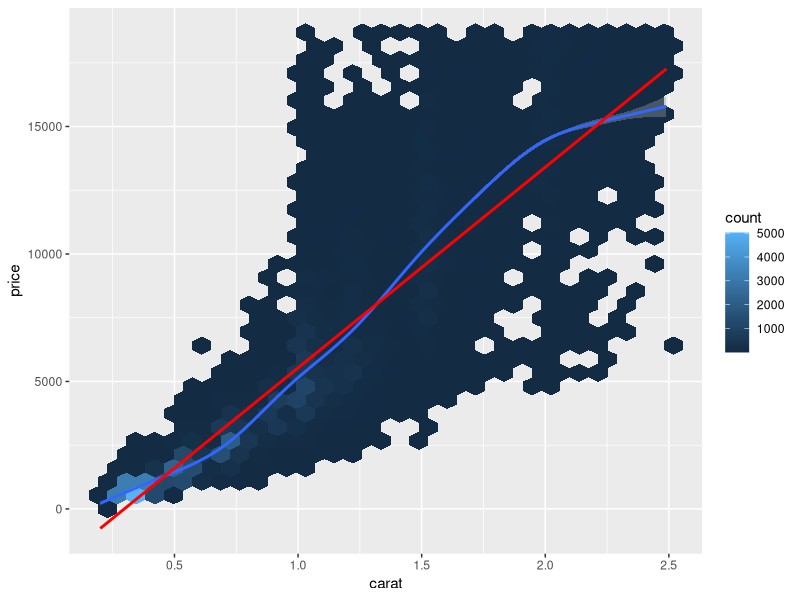
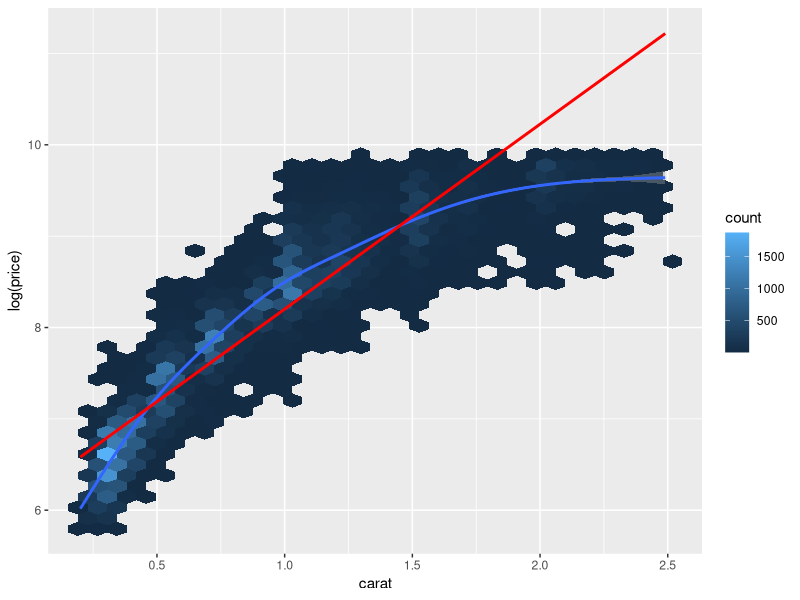
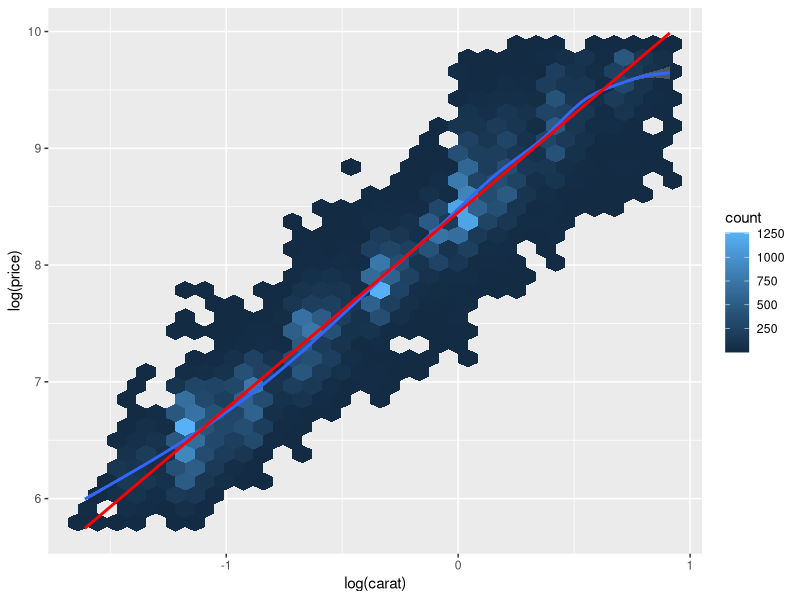
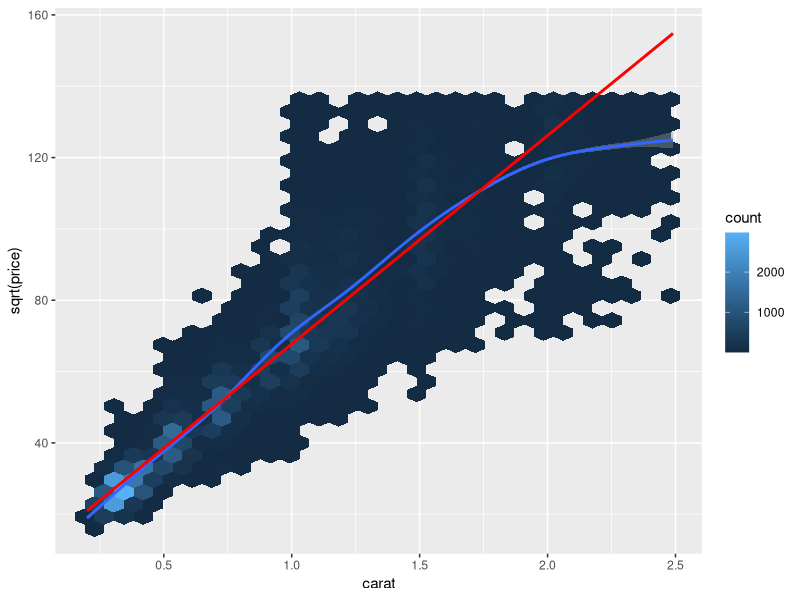
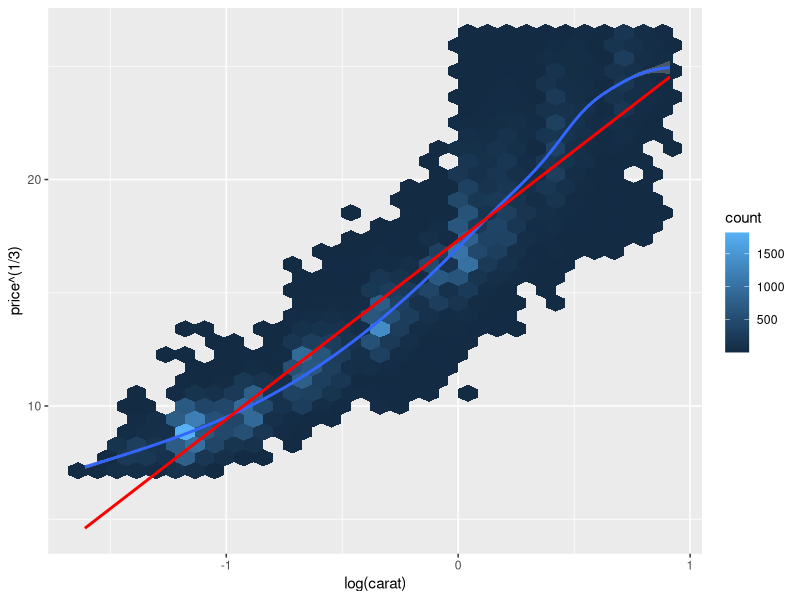
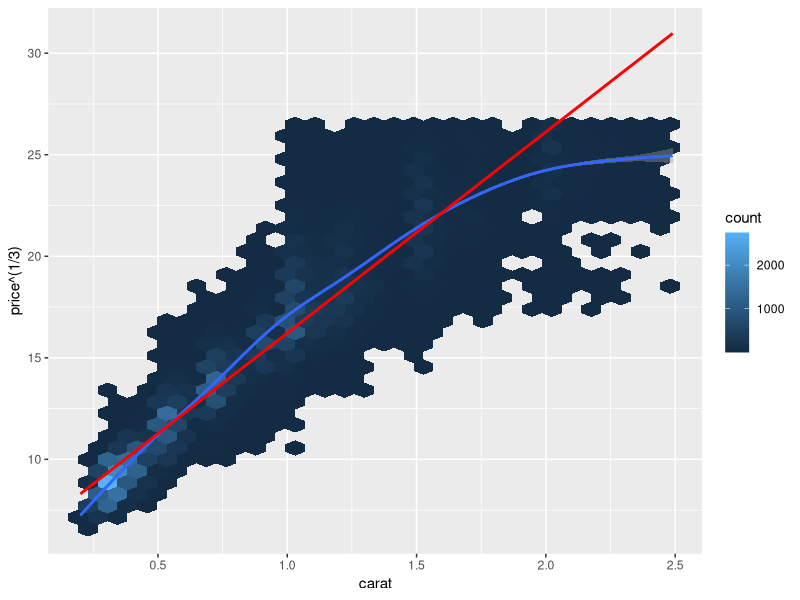
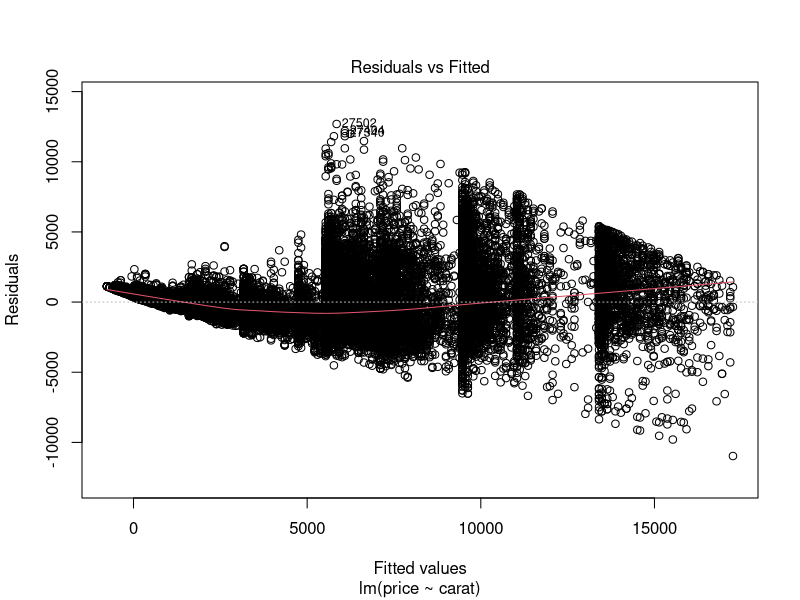
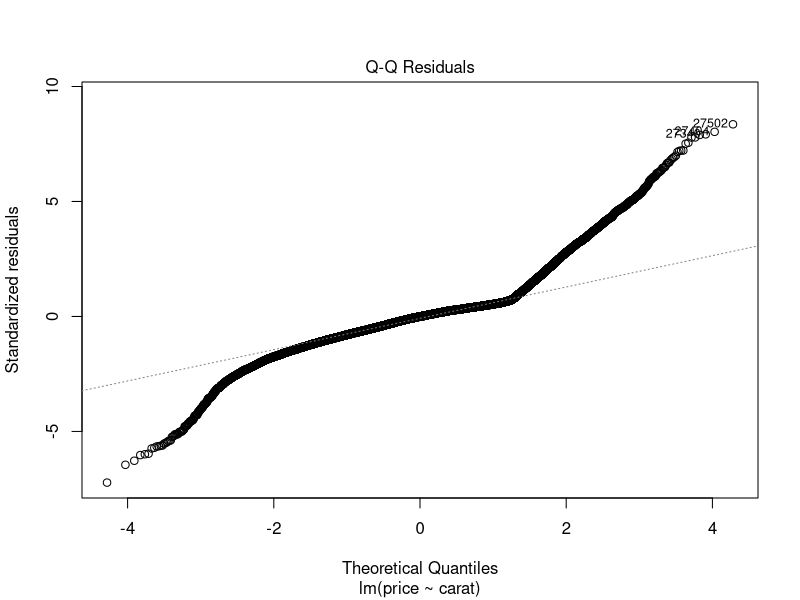

These charts were generated, in order, by the following R code:
## ---- chunk 1
library(tidyverse)
## ---- chunk 2
data("diamonds")
## ---- chunk 3
alter <- 42  # a
name <- "Schorsch"  # b
schorsch <- "42"  # c
## ---- chunk 4
name <- schorsch
## ---- chunk 5
data("diamonds")  # ggplot2, das ist Teil des Tidyverse
## ---- chunk 6
diamonds %>% 
  filter(cut == "Ideal")
## ---- chunk 7
diamonds %>% 
  filter(price >= 1e3 & price <= 1e4)
## ---- chunk 8
diamonds %>% 
  filter(between(price, 1e03, 1e04))
## ---- chunk 9
diamonds %>% 
  filter(cut == "Ideal", color == "D")
## ---- chunk 10
diamonds %>% 
  slice_max(order_by = price, prop = .1)
## ---- chunk 11
d2 <- diamonds %>% 
  mutate(price_percent = percent_rank(price)) %>% 
  filter(price_percent > .9)

d2
## ---- chunk 12
diamonds %>% 
  drop_na(price) %>% 
  summarise(price_m = mean(price))
## ---- chunk 13
diamonds %>% 
  drop_na(price) %>% 
  summarise(price_md = median(price))
## ---- chunk 14
diamonds %>% 
  drop_na(price) %>% 
  summarise(price_sd = sd(price),
            price_iqr = IQR(price))
## ---- chunk 15
library(skimr)

skim(diamonds)
## ---- chunk 16
diamonds %>% 
  group_by(cut) %>% 
  summarise(price_avg = mean(price))
## ---- chunk 17
diamonds %>% 
  arrange(-price) %>%   # alternativ: desc(price)
  slice(1:3)
## ---- chunk 18
diamonds %>% 
  slice_max(price, n = 3)
## ---- chunk 19
log10(100) == 2
log10(1000) == 3
log10(1e4) == 4  # 10000 = 10^4 
## ---- chunk 20
diamonds <-
  diamonds %>% 
  mutate(preis_log10 = log10(price))
## ---- chunk 21
diamonds %>% 
  mutate(price_oom = case_when(
    price > 100 & price < 1000 ~ 2,
    price < 10000 ~ 3,
    TRUE ~ NA_real_
  ))
## ---- chunk 22
diamonds <-
  diamonds %>% 
  mutate(volume = x * y * z)
## ---- chunk 23
diamonds <- 
  diamonds %>% 
  mutate(price_high = case_when(  # ifelse würde auch gehen
    price > mean(price) ~ TRUE,
    TRUE ~ FALSE
  ))
## ---- chunk 24
diamonds %>% 
  count(price_high)
## ---- chunk 25
diamonds %>% 
  select(carat, volume) %>% 
  cor()  #Input: Eine Tabelle mit nur numerischen Spalten
## ---- chunk 26
diamonds %>% 
  mutate(carat_rounded = round(carat)) %>% 
  group_by(carat_rounded) %>% 
  summarise(mean(price))
## ---- chunk 27
diamonds %>% 
  filter(carat < 2.5) %>%  # bleiben >50000 übrig
  ggplot() +
  aes(x = carat, y = price) +
  geom_hex() +
  geom_smooth() +
  geom_smooth(method = "lm", color = "red")
## ---- chunk 28
diamonds %>% 
  filter(carat < 2.5) %>% 
  ggplot() +
  aes(x = carat, y = log(price)) +
  geom_hex() +
  geom_smooth() +
  geom_smooth(method = "lm", color = "red")
## ---- chunk 29
diamonds %>% 
  filter(carat < 2.5) %>% 
  ggplot() +
  aes(x = log(carat), y = log(price)) +
  geom_hex() +
  geom_smooth() +
  geom_smooth(method = "lm", color = "red")
## ---- chunk 30
diamonds %>% 
  filter(carat < 2.5) %>% 
  ggplot() +
  aes(x = carat, y = sqrt(price)) +
  geom_hex() +
  geom_smooth() +
  geom_smooth(method = "lm", color = "red")
## ---- chunk 31
diamonds %>% 
  filter(carat < 2.5) %>% 
  ggplot() +
  aes(x = log(carat), y = price^(1/3)) +
  geom_hex() +
  geom_smooth() +
  geom_smooth(method = "lm", color = "red")
## ---- chunk 32
diamonds %>% 
  filter(carat < 2.5) %>% 
  ggplot() +
  aes(x = carat, y = price^(1/3)) +
  geom_hex() +
  geom_smooth() +
  geom_smooth(method = "lm", color = "red")
## ---- chunk 33
lm1 <- lm(price ~ carat, data = diamonds %>% filter(carat < 2.5))
## ---- chunk 34
plot(lm1)
## ---- chunk 35
summary(lm1)$r.squared
## ---- chunk 36
lm2 <- lm(log(price) ~ carat, data = diamonds %>% filter(carat != 0))
## ---- chunk 37
plot(lm2)
## ---- chunk 38
summary(lm2)$r.squared
## ---- chunk 39
lm3 <- lm(log(price) ~ log(carat), data = diamonds)
## ---- chunk 40
plot(lm3)
## ---- chunk 41
summary(lm3)$r.squared
